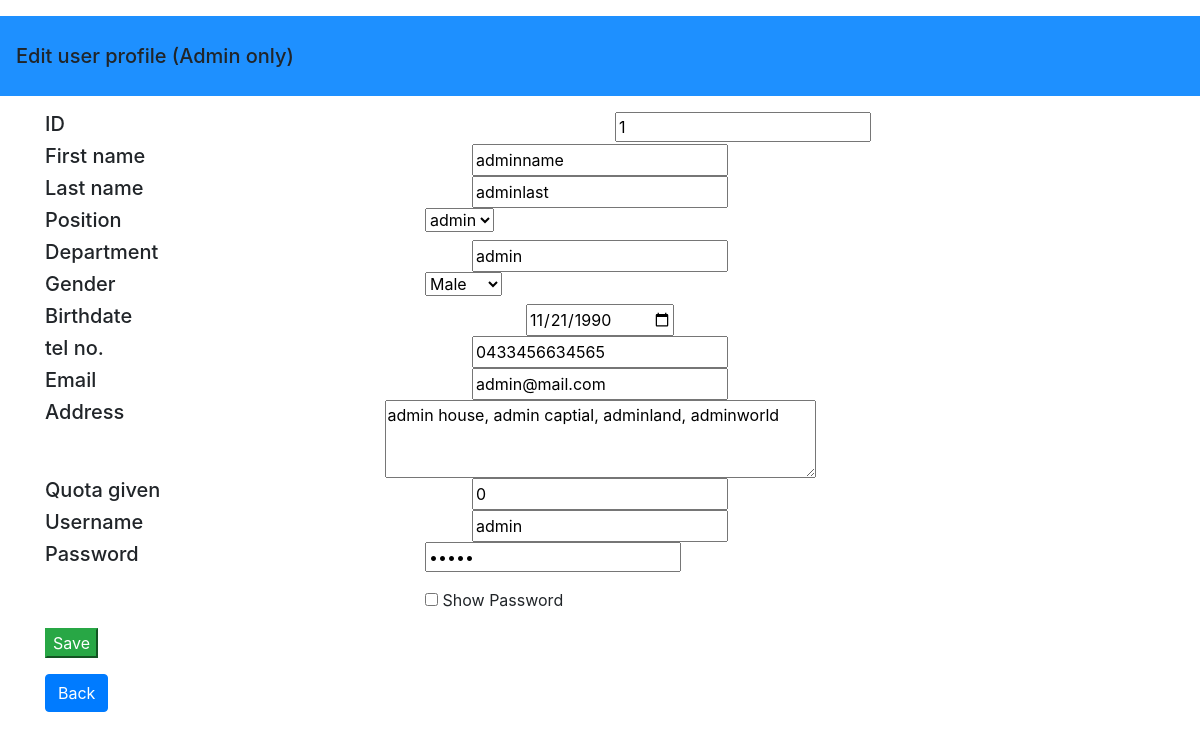
/admin_edit_profile.php?uid=1, run on an earlier commit of the app's database.
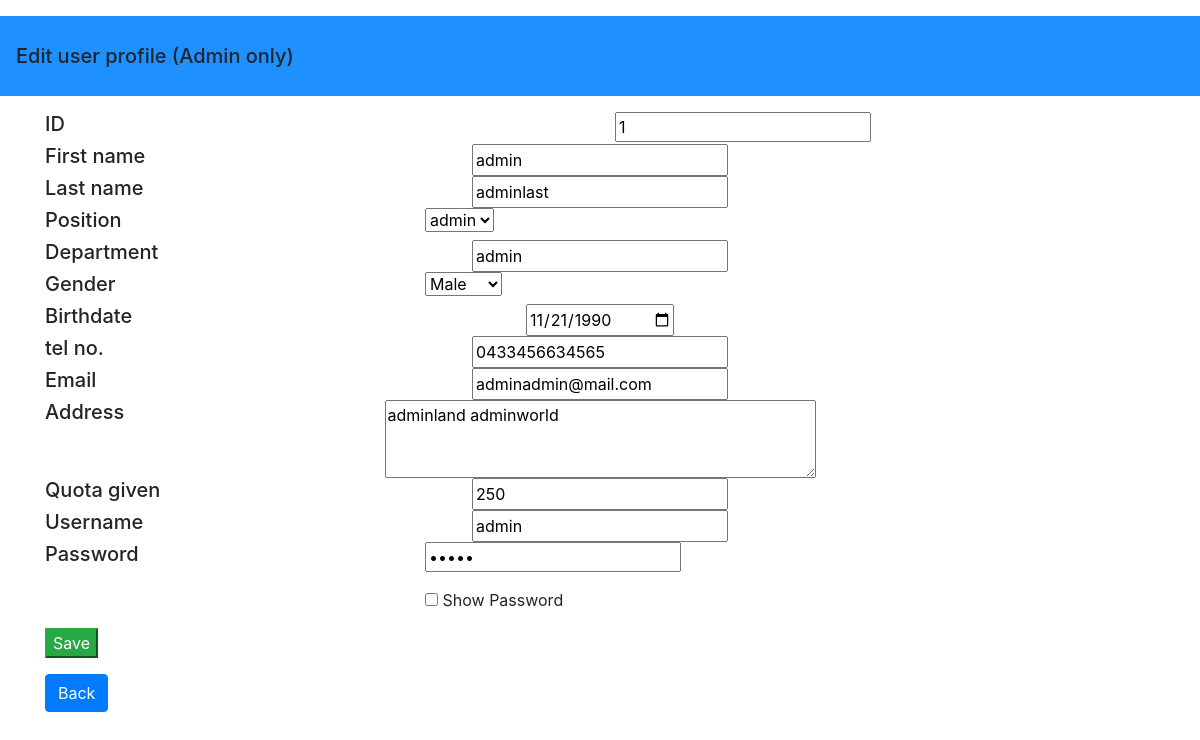
And on a later commit of the database.
### tables this page shows
CREATE TABLE `user` (
  `User_ID` int(8) NOT NULL,
  `User_FNAME` varchar(45) NOT NULL,
  `User_LName` varchar(45) NOT NULL,
  `User_Gender` varchar(6) NOT NULL,
  `User_DOB` date NOT NULL,
  `User_Department` varchar(25) NOT NULL,
  `User_Position` varchar(25) NOT NULL,
  `User_Email` varchar(25) NOT NULL,
  `User_Tel` varchar(25) NOT NULL,
  `User_Address` text NOT NULL,
  `User_Username` varchar(25) NOT NULL,
  `User_Password` varchar(25) NOT NULL,
  `User_Quota` int(16) NOT NULL
);

### admin_edit_profile.php (the view, shortened to what this page needs)
<?php
	require_once('connect.php');
	?>
<!doctype html>
<html lang="en">
<head>
    <link rel="stylesheet" href="https://maxcdn.bootstrapcdn.com/bootstrap/4.0.0/css/bootstrap.min.css">
	</head>
	<body>
	<nav class="navbar" style ='height:80px; background-color: dodgerblue;'>
	<span class="navbar-brand mb-0 h1">Edit user profile (Admin only)</span>
	</nav>
	<?php
	$uid = $_GET['uid'];
$query = "SELECT * from User where User_ID = ? LIMIT 1";
$stmt = $mysqli->prepare($query);
$stmt->bind_param("i", $uid);
$stmt->execute();
$result = $stmt -> get_result();
while ($row = $result->fetch_assoc()){
	$firstname=$row["User_FNAME"];
	$lastname=$row["User_LName"];
	$department=$row["User_Department"];
	$birthdate=$row["User_DOB"];
	$tel=$row["User_Tel"];
	$uemail = $row["User_Email"];
	$address=$row["User_Address"];
	$quota = $row["User_Quota"];
	$username=$row["User_Username"];
	$password=$row["User_Password"];
}
	?>
	<form action="Admin_edit_update.php"  method ='post'>
	<div class="container">
	<div class="row">
	<div class="col-sm"><h5>ID</h5></div>
	<div class="col-sm">
	<?php
	echo "<input type='text' name ='User_ID' value ='".$uid."' readonly>";
	?>
	</div>
	<div class="col-sm"><h5>First name</h5></div>
	<?php
		echo "<input type='text' name ='User_FName' value ='".$firstname."' >";
	?>
	<div class="col-sm"></div>
	<div class="col-sm"><h5>Last name</h5></div>
	<?php
		echo "<input type='text' name ='User_LName' value ='".$lastname."' >";
	?>
	<div class="col-sm"></div>
	<div class="col-sm"><h5>Position</h5></div>
	<div class="col-sm">
	<select name = "User_Position" >
	 <option value ="admin">admin</option>
	</select>
	</div>
	<div class="col-sm"></div>
	<div class="col-sm"><h5>Department</h5></div>
	<?php
		echo "<input type='text' name ='User_Department' value ='".$department."' >";
	?>
	<div class="col-sm"></div>
	<div class="col-sm"><h5>Gender</h5></div>
	<div class="col-sm">
	<Select name="User_Gender" >
	<option value ="Male">Male</option>
	</select>
	</div>
	<div class="col-sm"></div>
	<div class="col-sm"><h5>Birthdate</h5></div>
	<?php
		echo "<input type='date' name ='User_DOB' value ='".$birthdate."' >";
	?>
	<div class="col-sm"></div>
	<div class="col-sm"><h5>tel no.</h5></div>
	<?php
		echo "<input type='text' name ='User_Tel' value ='".$tel."' >";
	?>
	<div class="col-sm"></div>
	<div class="col-sm"><h5>Email</h5></div>
	<?php
		echo "<input type='text' name ='User_Email' value ='".$uemail."' >";
	?>
	<div class="col-sm"></div>
	<div class="col-sm"><h5>Address</h5></div>
	<?php
		echo "<textarea name ='User_Address' rows = '3' cols = '40' >".$address."</textarea>";
	?>
	<div class="col-sm"></div>
	<div class="col-sm"><h5>Quota given</h5></div>
	<?php
		echo "<input type='text' name ='User_Quota' value ='".$quota."' >";
	?>
	<div class="col-sm"></div>
	<div class="col-sm"><h5>Username</h5></div>
	<?php
		echo "<input type='text' name ='User_Username' value ='".$username."' >";
	?>
	<div class="col-sm"></div>
	<div class="col-sm"><h5>Password</h5></div>
	<div class="col-sm">
	<?php
		echo "<input type='password' name ='User_Password' id='input' value ='".$password."' >";
	?>
	<input type="checkbox" onclick="myFunction()"> Show Password
	</div>
	<div class="col-sm"></div>
</div>
	<button type='submit' name='su' class ='btn-success' >Save</button>
	</form>
	<a class ='btn btn-primary' href ='list_of_user.php'>Back</a>
</body>
</html>

What changed in the data, as far as the page shows it:
changed user "admin": User_FName "adminname" → "admin"; User_Email "admin@mail.com" → "adminadmin@mail.com"; User_Address "admin house, admin captial, adminland, adminworld" → "adminland adminworld"; User_Quota "0" → "250"
